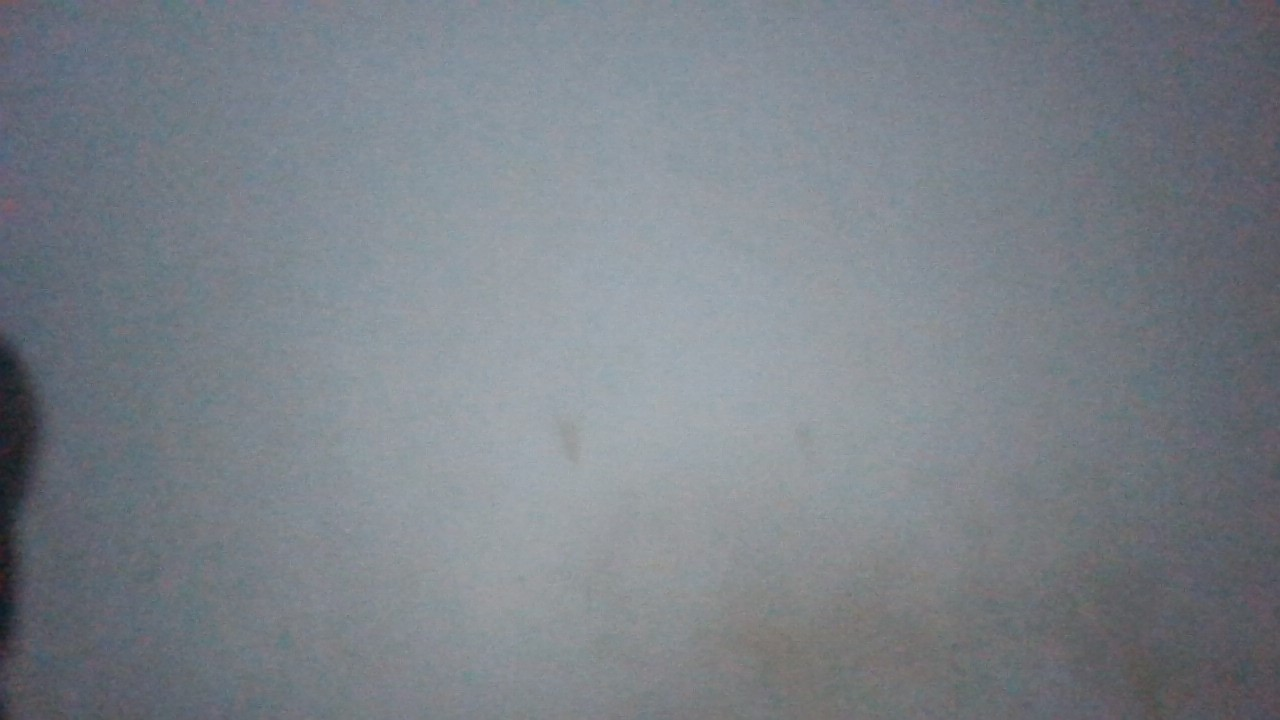
#> input picture images/ab.jpg, 1280 x 720 px
$ python spot2.py   (older library calls are emulated)
#> lines starting #> are read from the running program, lines starting #| are printed output that depends on the picture; after the words box and inside, x2 and y2 are one past the last pixel; in counts of white or black regions, pixels touching at a corner belong together
import cv2
import imutils
import numpy as np
from skimage.metrics import structural_similarity as compare_ssim

#from skimage.measure import compare_ssim

#Load the two images (city)

img1 = cv2.imread("images/ab.jpg")
#> img1 is the input picture: shape (720, 1280, 3); mean B, G, R 135.9, 128.9, 122.7
img1 = cv2.resize(img1, (600,360))
#> img1: shape (360, 600, 3)
img2 =cv2.imread("images/ab1.jpg")
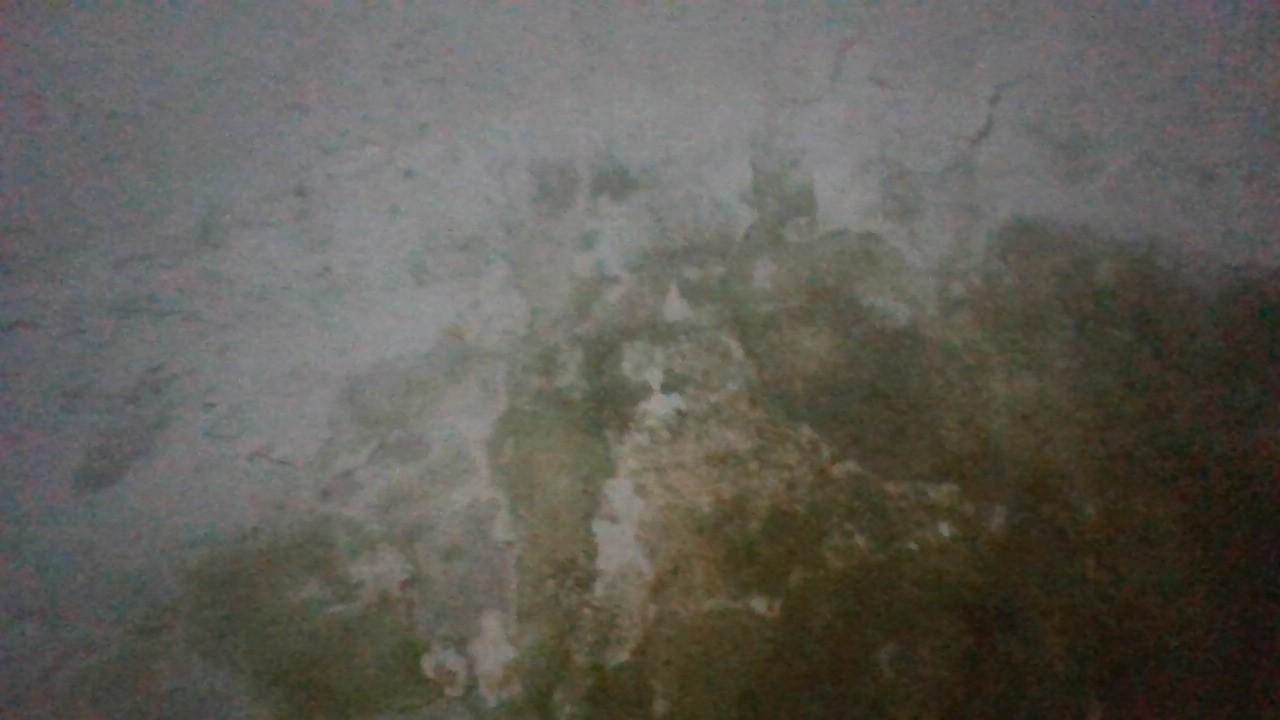
#> input picture images/ab1.jpg, 1280 x 720 px
#> img2 is the input picture: shape (720, 1280, 3); mean B, G, R 86.2, 92.9, 94.9
img2 = cv2.resize(img2, (600,360))
#> img2: shape (360, 600, 3)

#Grayscale
gray1 = cv2.cvtColor(img1, cv2.COLOR_BGR2GRAY)
gray2 = cv2.cvtColor(img2, cv2.COLOR_BGR2GRAY)
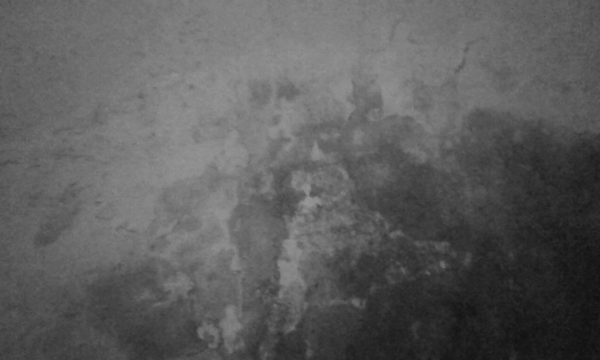
#> gray2: shape (360, 600); min 14, max 150, mean 92.8

#Find the difference between the two images
#compue the mean structural similarity index

(similar , diff) = compare_ssim(gray1,gray2, full=True)
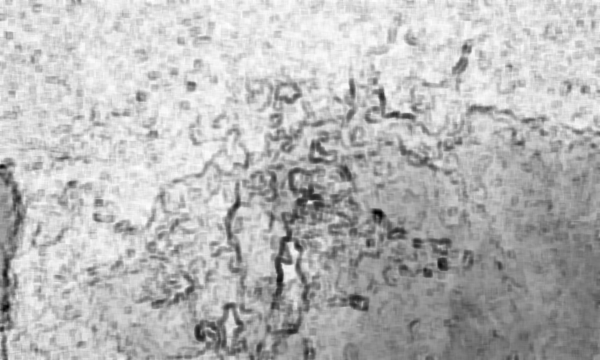
#> diff: shape (360, 600) float64; min -0.0509, max 0.97, mean 0.685; drawn with min black and max white
#> similar = 0.686

#diff is in range [0,1].convert it in range [0,255]
diff = (diff*255).astype("uint8")
cv2.imshow("Difference" , diff)

#Apply threshold
thresh = cv2.threshold(diff, 0, 255, cv2.THRESH_BINARY_INV | cv2.THRESH_OTSU) [1]
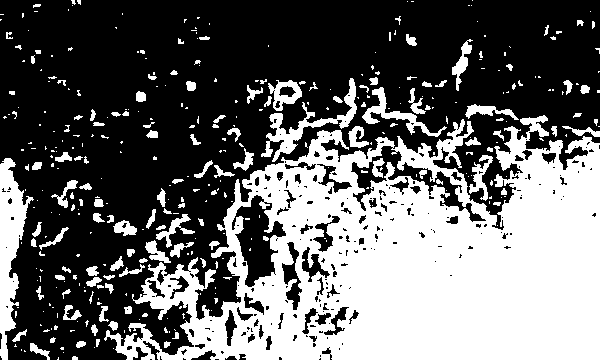
#> thresh: shape (360, 600); 40% white; 380 white regions (256 under 20 px)

#cv2.imshow("Threshold", thresh)


#Find contours
contours = cv2.findContours(thresh.copy(), cv2.RETR_EXTERNAL, cv2.CHAIN_APPROX_SIMPLE)
#> contours = 362 contours, 285 with area under 20; largest, box (x1, y1, x2, y2) and area: (104, 115, 600, 360) 78956, (0, 158, 34, 360) 2940, (261, 78, 357, 162) 1304, (362, 87, 447, 137) 694, (268, 80, 302, 111) 580
contours = imutils.grab_contours(contours)

#Loop over each contour

for contour in contours:
   if cv2.contourArea(contour) > 100:
   # Calculate bounding box
     x, y, w, h= cv2.boundingRect(contour)
    # Draw rectangle bounding box
     cv2.rectangle(img1, (x,y), (x+w, y+h), (0,0,255), 2)
     cv2.rectangle(img2, (x,y), (x+w, y+h), (0,0,255), 2)

     cv2.putText(img2, "Similarity: " + str(similar),(10,30),cv2.FONT_HERSHEY_SIMPLEX, .7,(0,0,255),2)
#> this loop made 362 passes
#> (x, y, w, h) on passes 10, 86, 89, 96, 100, 103, 143, 157, 161, 172, 201, 203: (30, 343, 20, 17), (170, 242, 24, 16), (145, 240, 26, 23), (39, 227, 30, 23), (113, 220, 24, 16), (156, 214, 39, 34), (51, 180, 27, 28), (0, 158, 34, 202), (469, 155, 24, 46), (233, 148, 21, 23), (562, 126, 38, 11), (348, 126, 21, 22)
#> contour on passes 1, 3, 4, 5, 6, 7: [[58, 357], [58, 358], [57, 359], [58, 359]], [[63, 352]], [[24, 350], [24, 351], [25, 351]], [[21, 349], [21, 350]], [[113, 348]], [[94, 347]]
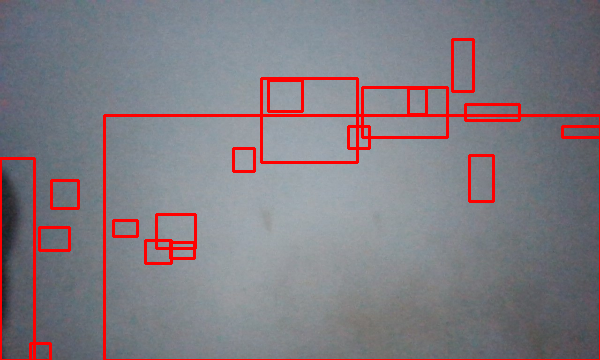
#> img1: shape (360, 600, 3); mean B, G, R 129.4, 122.7, 129.1
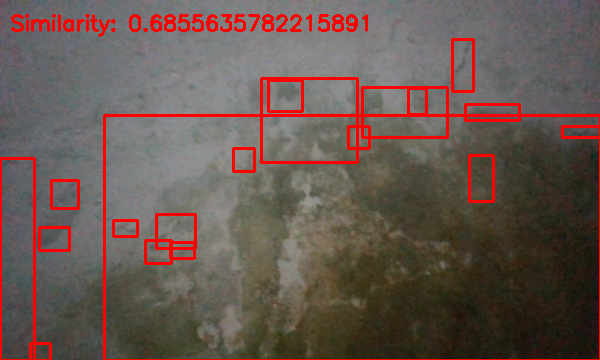
#> img2: shape (360, 600, 3); mean B, G, R 80, 86.5, 104

# Show final images with differences
x = np.zeros((360,10,3), np.uint8)
result = np.hstack((img1, x, img2))
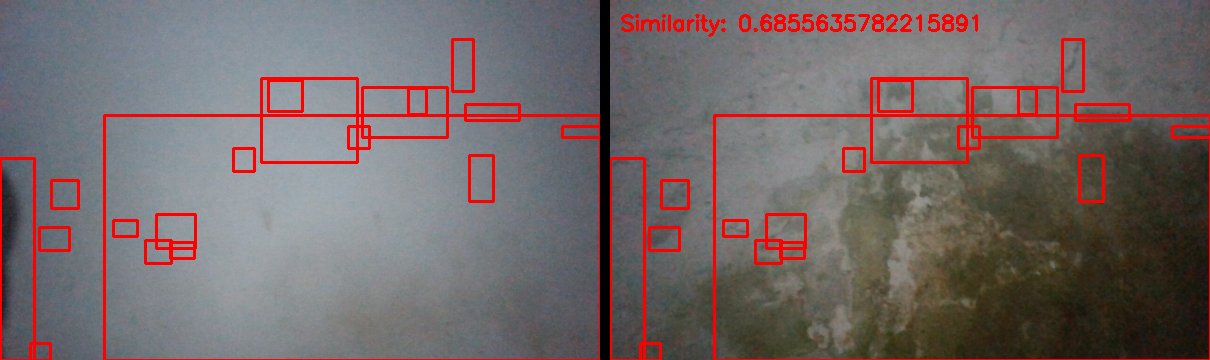
#> result: shape (360, 1210, 3); mean B, G, R 103.8, 103.7, 115.6
cv2.imshow("Differences", result)

cv2.waitKey(0)
cv2.destroyAllWindows()
